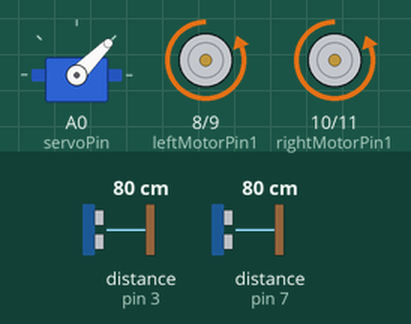
Recording of a sketch running on a simulated Arduino Nano, built with avr-gcc and run on an emulated ATmega328P. Shown: servo, motor-driver pin pairs drawn as motors (green arrow = first pin HIGH = forward, orange = second pin HIGH = backward, longer = more drive, scaled by the enable pin). Wiring (inferred from the names in the program): 2 × ultrasonic range finder: trigger pin 2, echo pin 3 / trigger pin 6, echo pin 7. The inputs (shaded band) are chosen by the test bench; at power-on: distance to the obstacle (sensors on pin 7, pin 3) 80 cm. The echo pulse lasts 58.3 µs per cm.

Above: at 2.6 s.
2.7 s: distance to the obstacle (sensor on pin 7) set to 29 cm
6.2 s: distance to the obstacle (sensor on pin 7) set to 24 cm
At 7.8 s:
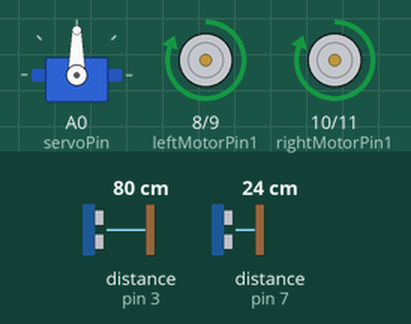
8.7 s: distance to the obstacle (sensor on pin 3) set to 17 cm
11.2 s: distance to the obstacle (sensor on pin 3) set to 13 cm
At 11.8 s:
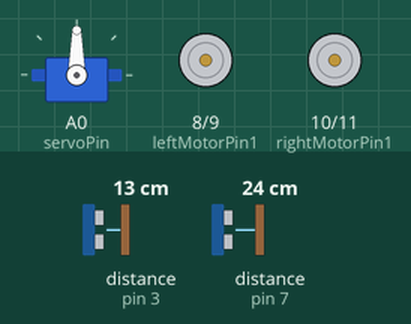
13.7 s: distance to the obstacle (sensor on pin 3) set to 18 cm
At 15.0 s:
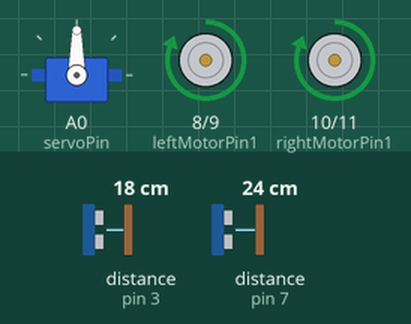
Timing chart, 0 to 16.7 s (numbered marks = the images above; inputs shaded):
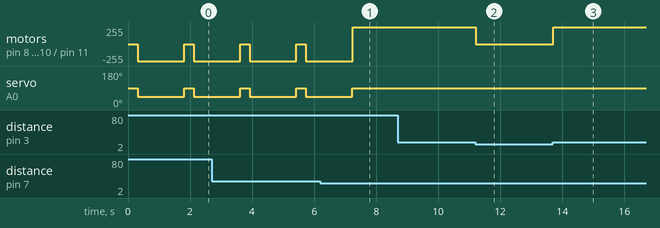

The sketch:

autonomous_parking_robot_code.ino
```cpp
/*
  Autonomous Car Parking Robot
  --------------------------------
  Hardware: Arduino Nano V3, L298N Motor Driver, 2x DC Motors,
            Servo Motor (steering), 3x HC-SR04 Ultrasonic Sensors

  How it works:
  Three ultrasonic sensors (front, left, right) continuously measure
  distance to detect a parking gap wide enough for the robot. Once a
  gap is found, the robot stops, reverses at a steering angle set by
  the servo, and straightens out once it's centered in the space.

  Sensor layout (adjust pins to match your actual wiring):
    Front sensor -> Trig: 2,  Echo: 3
    Left sensor  -> Trig: 4,  Echo: 5
    Right sensor -> Trig: 6,  Echo: 7

  Wiring (adjust pins to match your actual build):
    L298N IN1 -> Pin 8   (Left motor direction 1)
    L298N IN2 -> Pin 9   (Left motor direction 2)
    L298N IN3 -> Pin 10  (Right motor direction 1)
    L298N IN4 -> Pin 11  (Right motor direction 2)
    L298N ENA -> Pin 12  (Left motor speed - PWM... use a PWM-capable pin)
    L298N ENB -> Pin 13  (Right motor speed - PWM... use a PWM-capable pin)
    Servo signal -> Pin A0
*/

#include <Servo.h>

// Ultrasonic sensor pins
const int frontTrig = 2, frontEcho = 3;
const int leftTrig = 4, leftEcho = 5;
const int rightTrig = 6, rightEcho = 7;

// Motor pins
const int leftMotorPin1 = 8;
const int leftMotorPin2 = 9;
const int rightMotorPin1 = 10;
const int rightMotorPin2 = 11;
const int leftMotorSpeed = 12;
const int rightMotorSpeed = 13;

// Servo for steering
Servo steeringServo;
const int servoPin = A0;
const int centerAngle = 90;
const int reverseAngle = 45; // angle used while reversing into a spot

// Parking gap detection threshold (cm) — tune to your robot's size
const int requiredGapCm = 25;
const int obstacleStopCm = 15;

int baseSpeed = 150;

void setup() {
  Serial.begin(9600);

  pinMode(frontTrig, OUTPUT); pinMode(frontEcho, INPUT);
  pinMode(leftTrig, OUTPUT);  pinMode(leftEcho, INPUT);
  pinMode(rightTrig, OUTPUT); pinMode(rightEcho, INPUT);

  pinMode(leftMotorPin1, OUTPUT);
  pinMode(leftMotorPin2, OUTPUT);
  pinMode(rightMotorPin1, OUTPUT);
  pinMode(rightMotorPin2, OUTPUT);
  pinMode(leftMotorSpeed, OUTPUT);
  pinMode(rightMotorSpeed, OUTPUT);

  steeringServo.attach(servoPin);
  steeringServo.write(centerAngle);
}

void loop() {
  long frontDist = readDistanceCm(frontTrig, frontEcho);
  long rightDist = readDistanceCm(rightTrig, rightEcho);

  if (frontDist < obstacleStopCm) {
    stopCar();
    return;
  }

  if (rightDist > requiredGapCm) {
    // Found a gap on the right wide enough to park in
    parkIntoSpot();
  } else {
    moveForward();
  }
}

void parkIntoSpot() {
  stopCar();
  delay(300);

  // Reverse while steering into the spot
  steeringServo.write(reverseAngle);
  moveBackward();
  delay(1500); // tune this duration to your robot's speed/spot size

  // Straighten out
  steeringServo.write(centerAngle);
  stopCar();
}

void moveForward() {
  digitalWrite(leftMotorPin1, HIGH);
  digitalWrite(leftMotorPin2, LOW);
  digitalWrite(rightMotorPin1, HIGH);
  digitalWrite(rightMotorPin2, LOW);
  setSpeed(baseSpeed, baseSpeed);
}

void moveBackward() {
  digitalWrite(leftMotorPin1, LOW);
  digitalWrite(leftMotorPin2, HIGH);
  digitalWrite(rightMotorPin1, LOW);
  digitalWrite(rightMotorPin2, HIGH);
  setSpeed(baseSpeed, baseSpeed);
}

void stopCar() {
  digitalWrite(leftMotorPin1, LOW);
  digitalWrite(leftMotorPin2, LOW);
  digitalWrite(rightMotorPin1, LOW);
  digitalWrite(rightMotorPin2, LOW);
  setSpeed(0, 0);
}

void setSpeed(int leftSpeed, int rightSpeed) {
  analogWrite(leftMotorSpeed, leftSpeed);
  analogWrite(rightMotorSpeed, rightSpeed);
}

long readDistanceCm(int trigPin, int echoPin) {
  digitalWrite(trigPin, LOW);
  delayMicroseconds(2);
  digitalWrite(trigPin, HIGH);
  delayMicroseconds(10);
  digitalWrite(trigPin, LOW);

  long duration = pulseIn(echoPin, HIGH, 30000); // 30ms timeout
  long distanceCm = duration * 0.034 / 2;
  return distanceCm;
}
```

Measured:
- the behaviour switches between 27 and 26 cm on distance to the obstacle (sensor on pin 7) (found by bisection; images 0 and 1)
- the behaviour switches between 16 and 15 cm on distance to the obstacle (sensor on pin 3) (found by bisection; images 1 and 2)
- after the input at 6.2 s, servo on A0 (servoPin): goes on until 7.2 s, then stays 90°
- after the input at 8.7 s, every drawn part: stays the same
- after the input at 11.2 s, motor on pin 8 (leftMotorPin1) / pin 9 (leftMotorPin2), motor on pin 10 (rightMotorPin1) / pin 11 (rightMotorPin2): forward 255/255 → stopped at once
- after the input at 13.7 s, motor on pin 8 (leftMotorPin1) / pin 9 (leftMotorPin2), motor on pin 10 (rightMotorPin1) / pin 11 (rightMotorPin2): stopped → forward 255/255 at once
- by itself, servo on A0 (servoPin): alternates 90° for 0.31 s and 45° for 1.5 s
- by itself, motor on pin 8 (leftMotorPin1) / pin 9 (leftMotorPin2), motor on pin 10 (rightMotorPin1) / pin 11 (rightMotorPin2): alternates backward 255/255 for 1.5 s and stopped for 0.31 s
